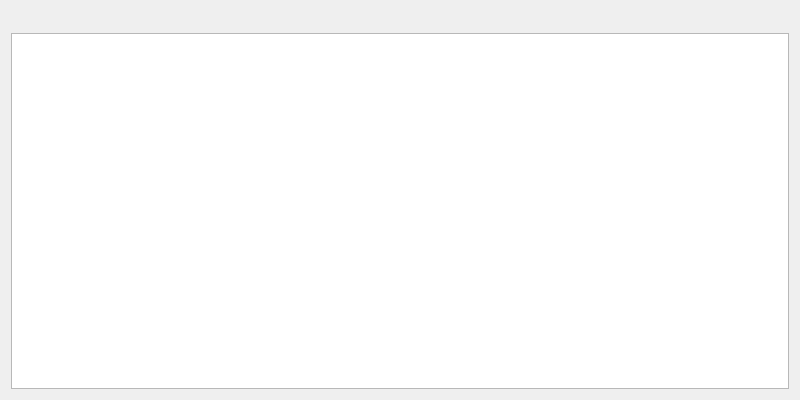
<?xml version="1.0" encoding="UTF-8"?>
<ui version="4.0">
 <class>RecorderDialog</class>
 <widget class="QDialog" name="RecorderDialog">
  <property name="geometry">
   <rect>
    <x>0</x>
    <y>0</y>
    <width>800</width>
    <height>400</height>
   </rect>
  </property>
  <property name="windowTitle">
   <string>Operating Record</string>
  </property>
  <layout class="QVBoxLayout" name="verticalLayout">
   <property name="spacing">
    <number>3</number>
   </property>
   <property name="topMargin">
    <number>0</number>
   </property>
   <item>
    <widget class="QWidget" name="widget" native="true">
     <property name="minimumSize">
      <size>
       <width>0</width>
       <height>30</height>
      </size>
     </property>
    </widget>
   </item>
   <item>
    <widget class="QTableWidget" name="tableWidget_Record">
     <property name="editTriggers">
      <set>QAbstractItemView::NoEditTriggers</set>
     </property>
     <property name="selectionMode">
      <enum>QAbstractItemView::SingleSelection</enum>
     </property>
     <property name="selectionBehavior">
      <enum>QAbstractItemView::SelectRows</enum>
     </property>
    </widget>
   </item>
  </layout>
 </widget>
 <resources/>
 <connections/>
</ui>
